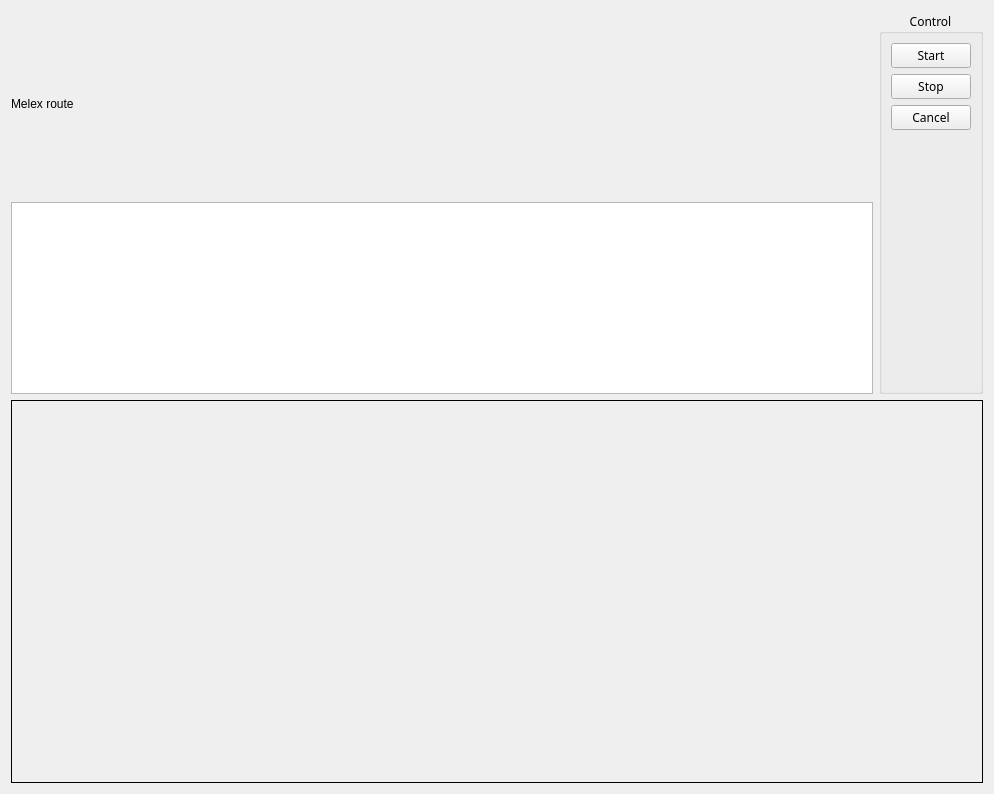
<?xml version="1.0" encoding="UTF-8"?>
<ui version="4.0">
 <class>local_guiDlg</class>
 <widget class="QWidget" name="local_guiDlg">
  <property name="geometry">
   <rect>
    <x>0</x>
    <y>0</y>
    <width>994</width>
    <height>794</height>
   </rect>
  </property>
  <property name="windowTitle">
   <string>Giraff Mission Controller</string>
  </property>
  <layout class="QVBoxLayout" name="verticalLayout_2">
   <item>
    <layout class="QVBoxLayout" name="verticalLayout">
     <item>
      <layout class="QHBoxLayout" name="horizontalLayout_2">
       <item>
        <layout class="QVBoxLayout" name="verticalLayout_5">
         <item>
          <widget class="QLabel" name="label">
           <property name="sizePolicy">
            <sizepolicy hsizetype="Preferred" vsizetype="Minimum">
             <horstretch>0</horstretch>
             <verstretch>0</verstretch>
            </sizepolicy>
           </property>
           <property name="text">
            <string>Melex route</string>
           </property>
          </widget>
         </item>
         <item>
          <widget class="QPlainTextEdit" name="textedit_current_plan">
           <property name="enabled">
            <bool>true</bool>
           </property>
           <property name="sizePolicy">
            <sizepolicy hsizetype="Expanding" vsizetype="Maximum">
             <horstretch>0</horstretch>
             <verstretch>0</verstretch>
            </sizepolicy>
           </property>
          </widget>
         </item>
        </layout>
       </item>
       <item>
        <widget class="QGroupBox" name="groupBox">
         <property name="font">
          <font>
           <family>Ubuntu Mono</family>
           <weight>50</weight>
           <bold>false</bold>
          </font>
         </property>
         <property name="layoutDirection">
          <enum>Qt::LeftToRight</enum>
         </property>
         <property name="title">
          <string>Control</string>
         </property>
         <property name="alignment">
          <set>Qt::AlignCenter</set>
         </property>
         <layout class="QVBoxLayout" name="verticalLayout_4">
          <item>
           <layout class="QVBoxLayout" name="verticalLayout_3">
            <item>
             <widget class="QPushButton" name="pushButton_start_mission">
              <property name="text">
               <string>Start</string>
              </property>
             </widget>
            </item>
            <item>
             <widget class="QPushButton" name="pushButton_stop_mission">
              <property name="text">
               <string>Stop</string>
              </property>
             </widget>
            </item>
            <item>
             <widget class="QPushButton" name="pushButton_cancel_mission">
              <property name="text">
               <string>Cancel</string>
              </property>
             </widget>
            </item>
            <item>
             <spacer name="verticalSpacer">
              <property name="orientation">
               <enum>Qt::Vertical</enum>
              </property>
              <property name="sizeHint" stdset="0">
               <size>
                <width>20</width>
                <height>40</height>
               </size>
              </property>
             </spacer>
            </item>
           </layout>
          </item>
         </layout>
        </widget>
       </item>
      </layout>
     </item>
     <item>
      <layout class="QHBoxLayout" name="horizontalLayout"/>
     </item>
     <item>
      <widget class="QStackedWidget" name="stacked_widget">
       <property name="frameShape">
        <enum>QFrame::Box</enum>
       </property>
       <widget class="QWidget" name="goto_widget"/>
       <widget class="QWidget" name="pathfollow_widget"/>
      </widget>
     </item>
    </layout>
   </item>
  </layout>
 </widget>
 <resources/>
 <connections/>
</ui>
